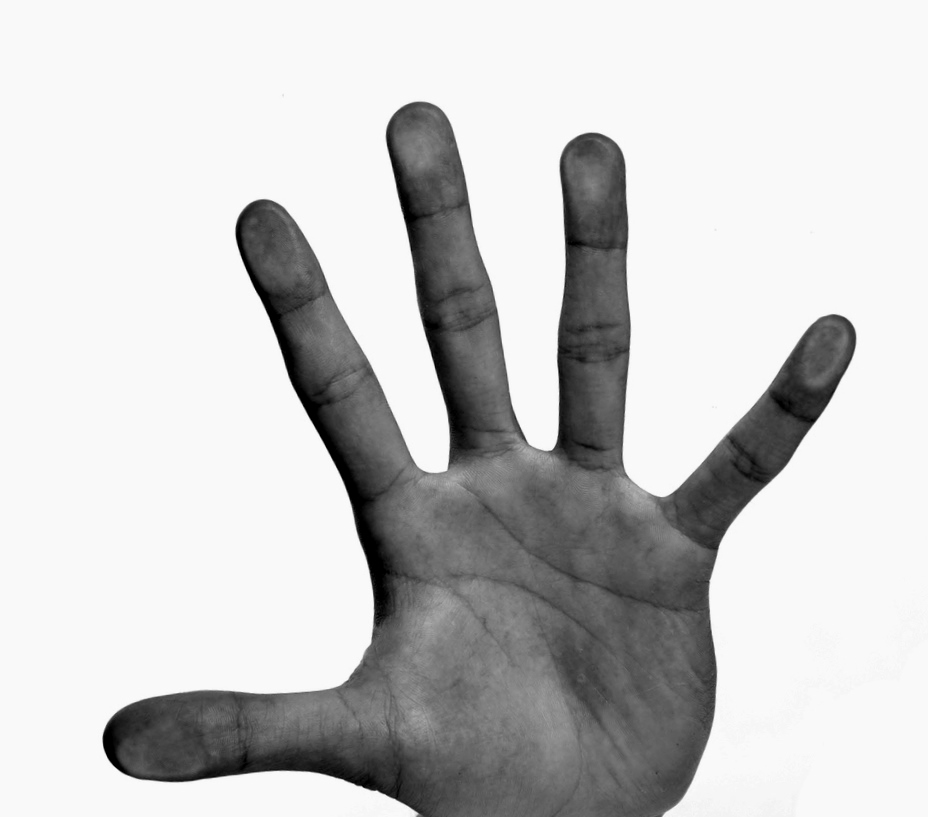
//> input picture Vis.Ass05.HandDetection/src/hands.jpg, 928 x 817 px
$ ./main_bilal   (built with g++ and OpenCV 4)
//> lines starting //> are read from the running program, lines starting //| are printed output that depends on the picture; after the words box and inside, x2 and y2 are one past the last pixel; in counts of white or black regions, pixels touching at a corner belong together
#include "opencv2/opencv.hpp"
#include "opencv2/imgproc.hpp"
#include "opencv2/highgui.hpp"
#include <iostream>

using namespace std;
using namespace cv;

int H_MIN = 110;
int H_MAX = 125;
int S_MIN = 100;
int S_MAX = 255;
int V_MIN = 100;
int V_MAX = 255;
//max number of objects to be detected in frame
const int MAX_NUM_OBJECTS=50;
//some boolean variables for different functionality within this

bool useMorphOps = true;
//names that will appear at the top of each window
const string windowName = "Original Image";
const string windowName1 = "HSV Image";
const string windowName2 = "Thresholded Image";
const string trackbarWindowName = "Trackbars";
Mat src;
//matrix storage for HSV image
Mat HSV;
//matrix storage for binary threshold image
Mat thresh_hold;

//Functions
void on_trackbar(int, void*);
string intToString(int number);
void createTrackbars();
void drawObject(int x, int y,Mat &frame);
void morphOps(Mat &thresh);
void processThreshold(Mat &thresh);
void findBiggestContour();

void processThreshold(Mat &HSV, Mat &thresh, Scalar H_min, Scalar H_max, bool use_morphs)
{
	//filter HSV image between values and store filtered image to
	//threshold matrix
	inRange(HSV, H_min, H_max, thresh);
	//perform morphological operations on thresholded image to eliminate noise
	//and emphasize the filtered object(s)

	if(use_morphs)
	{
		morphOps(thresh);
	}
}

int main(int argc, char *argv[])
{
	if(argc > 1)
	{
		src = imread(argv[1]);
	}
	else
	{
		src = imread("hands.jpg");
//> src is the input picture: 817 rows x 928 cols, CV_8UC3; min 0, max 253, mean 201.6
	}

	//createTrackbars();

	cvtColor(src,HSV,COLOR_BGR2HSV);
//> HSV: 817 rows x 928 cols, CV_8UC3; mean H, S, V 0, 0, 201.6

	processThreshold(HSV, thresh_hold, Scalar(0,0,0), Scalar(0,0,219), true);
//> in processThreshold, `inRange(HSV, H_min, H_max, thresh);`:
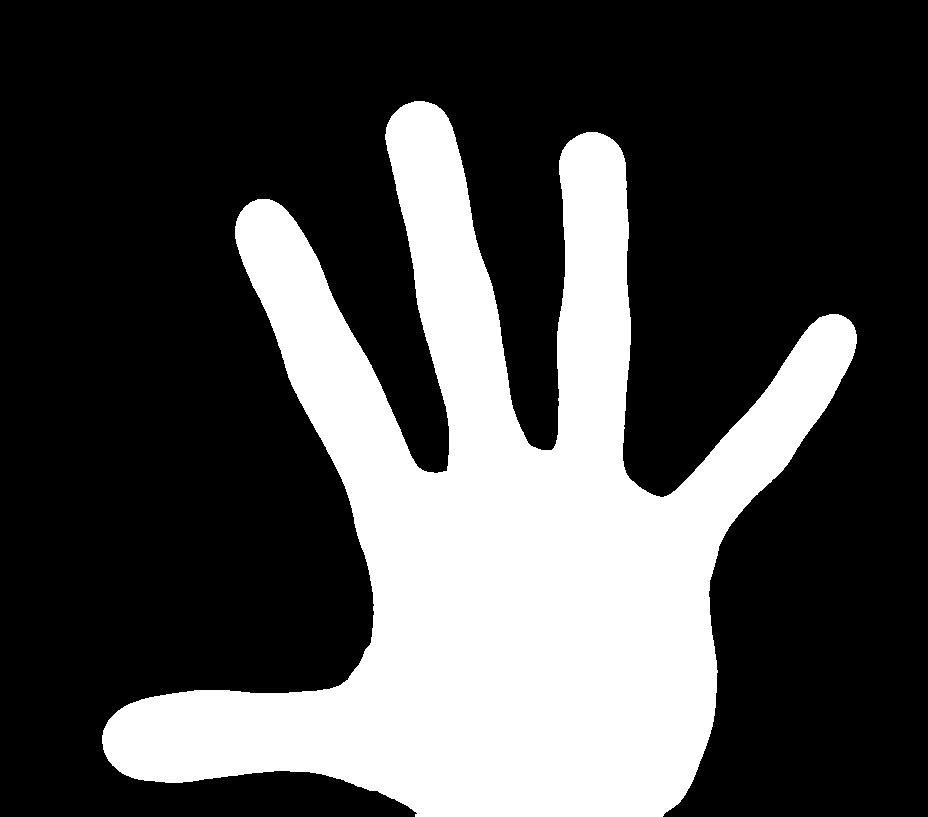
//> thresh: 817 rows x 928 cols, CV_8UC1; 29.4% white; 1 white region, box (x1, y1, x2, y2) and area: (102, 101, 857, 817) 222948

	findBiggestContour();

	namedWindow(windowName, CV_WINDOW_NORMAL);
	imshow(windowName,src);

	namedWindow(windowName2, CV_WINDOW_NORMAL);
	namedWindow(windowName1, CV_WINDOW_NORMAL);

	imshow(windowName2,thresh_hold);
	imshow(windowName1,HSV);

	waitKey(0);
	return 0;
}

// [45 lines left out: functions on_trackbar, intToString, createTrackbars, not called in this run]

void morphOps(Mat &thresh)
{
	//create structuring element that will be used to "dilate" and "erode" image.
	//the element chosen here is a 3px by 3px rectangle

	Mat erodeElement = getStructuringElement( MORPH_RECT,Size(3,3));
    //dilate with larger element so make sure object is nicely visible
	Mat dilateElement = getStructuringElement( MORPH_RECT,Size(8,8));

	erode(thresh,thresh,erodeElement);
	erode(thresh,thresh,erodeElement);

	dilate(thresh,thresh,dilateElement);
	dilate(thresh,thresh,dilateElement);
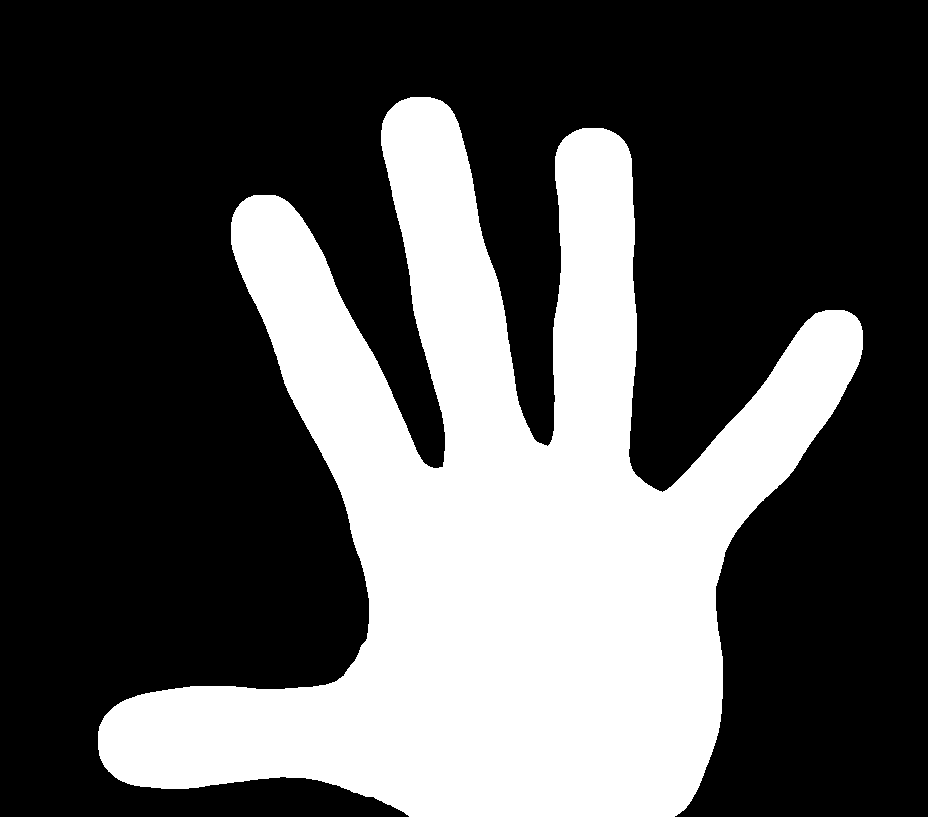
//> thresh: 817 rows x 928 cols, CV_8UC1; 32.5% white; 1 white region
}

void findBiggestContour()
{
	int largest_area=0;
	int largest_contour_index=0;
	Rect bounding_rect;

	vector<vector<Point>> contours; // Vector for storing contour
    vector<Vec4i> hierarchy;

	findContours(thresh_hold, contours, hierarchy,CV_RETR_CCOMP, CV_CHAIN_APPROX_SIMPLE ); // Find the contours in the image
//> contours = 1 contour; box (x1, y1, x2, y2) and area: (98, 97, 863, 817) 244423

	for( int i = 0; i< contours.size(); i++ ) // iterate through each contour.
	{
		double a = contourArea( contours[i],false);  //  Find the area of contour
		if(a > largest_area)
		{
			largest_area = a;
			largest_contour_index = i;                //Store the index of largest contour
			bounding_rect = boundingRect(contours[i]); // Find the bounding rectangle for biggest contour
		}
	}
//> this loop made 1 pass
//> (a, largest_area, bounding_rect) on pass 1: (244423, 244423, Rect(98, 97, 765, 720))
//> after the loop, largest_area = 244423; largest_contour_index = 0

	Scalar color1(0,255,0);
	drawContours( src, contours, largest_contour_index, color1, 4, 8, hierarchy, 0, Point() );

	//Finding and drawing the convexity hull

	/// Find the convex hull object for each contour and convexitydefects
	vector<vector<Point>> hull(contours.size());
//> hull = 1 empty contours
	vector<int> hullI;
	//vector<vector<Vec4i>> defects(contours.size());
	vector<Vec4i> defects;

	//cout << "largest_contour_index: " << largest_contour_index << ", hull.size: " << hull.size()
		//<< ", contours.size: " << contours.size() << endl;
	convexHull( Mat(contours[largest_contour_index]), hull[largest_contour_index], false );
//> hull = 1 contour; box (x1, y1, x2, y2) and area: (98, 97, 863, 817) 407968
	convexHull( Mat(contours[largest_contour_index]), hullI, false );
//> hullI = 50 values, max 1561 at index 0, min 0 at index 49, mean 850.4

	if(hullI.size() > 3 )
	{
		convexityDefects(contours[largest_contour_index], hullI, defects);
//> defects = 43 items, first 8: [0, 6, 1, 162], [6, 8, 7, 114], [8, 396, 157, 85027], [396, 398, 397, 154], [399, 401, 400, 154], [401, 407, 402, 114], [407, 409, 408, 162], [409, 771, 672, 60684]
	}
	Scalar color2(255,0,128);
	drawContours( src, hull, largest_contour_index, color2, 4, 8, vector<Vec4i>(), 0, Point() );
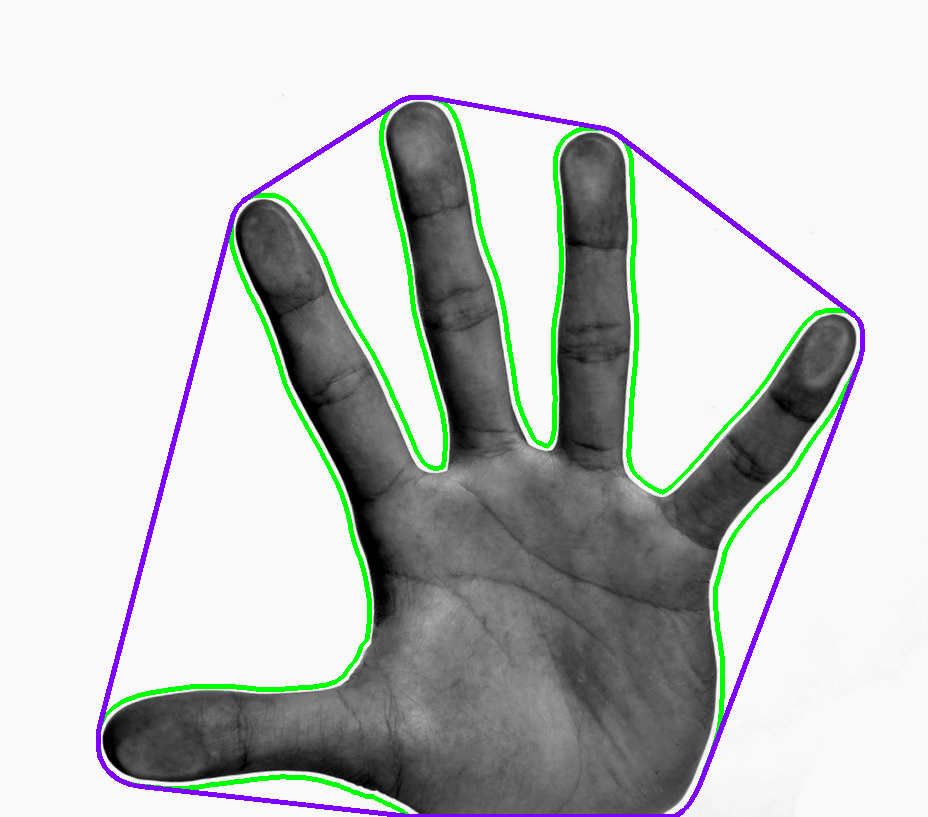
//> src: 817 rows x 928 cols, CV_8UC3; mean B, G, R 196.6, 198.1, 194.7
	cout << "convexity defects.size: " << defects.size() << endl;
//| convexity defects.size: 43


	for(int j=0; j < defects.size(); ++j)
	{
		const Vec4i& v = defects[j];
		float depth = v[3] / 256;
		if (depth > 10) //  filter defects by depth
		{
			int startidx = v[0]; Point ptStart(contours[largest_contour_index][startidx]);
			int endidx = v[1]; Point ptEnd(contours[largest_contour_index][endidx]);
			int faridx = v[2]; Point ptFar(contours[largest_contour_index][faridx]);

			line(src, ptStart, ptEnd, Scalar(255, 255, 0), 2);
			circle(src, ptEnd, 4, Scalar(128, 0, 128), 3);
			line(src, ptStart, ptFar, Scalar(255, 255, 0), 2);
			line(src, ptEnd, ptFar, Scalar(255, 255, 0), 2);
			circle(src, ptFar, 4, Scalar(0, 255, 255), 3);
		}
	}
//> this loop made 43 passes
//> (v, depth, startidx, ptStart, endidx, ptEnd, faridx, ptFar) on passes 3, 8, 21, 31, 39, 43: ([8, 396, 157, 85027], 332, 8, Point(399, 101), 396, Point(246, 198), 157, Point(442, 467)), ([409, 771, 672, 60684], 237, 409, Point(232, 217), 771, Point(99, 726), 672, Point(367, 638)), ([806, 898, 837, 6972], 27, 806, Point(140, 786), 898, Point(409, 816), 837, Point(305, 777)), ([942, 1123, 1003, 15127], 59, 942, Point(708, 762), 1123, Point(858, 364), 1003, Point(724, 552)), ([1141, 1300, 1239, 66644], 260, 1141, Point(854, 315), 1300, Point(618, 135), 1239, Point(645, 483)), ([1312, 1561, 1380, 82660], 322, 1312, Point(603, 128), 1561, Point(430, 97), 1380, Point(547, 446))
//> (v, depth) on passes 1, 2, 4, 5, 6, 7: ([0, 6, 1, 162], 0), ([6, 8, 7, 114], 0), ([396, 398, 397, 154], 0), ([399, 401, 400, 154], 0), ([401, 407, 402, 114], 0), ([407, 409, 408, 162], 0)
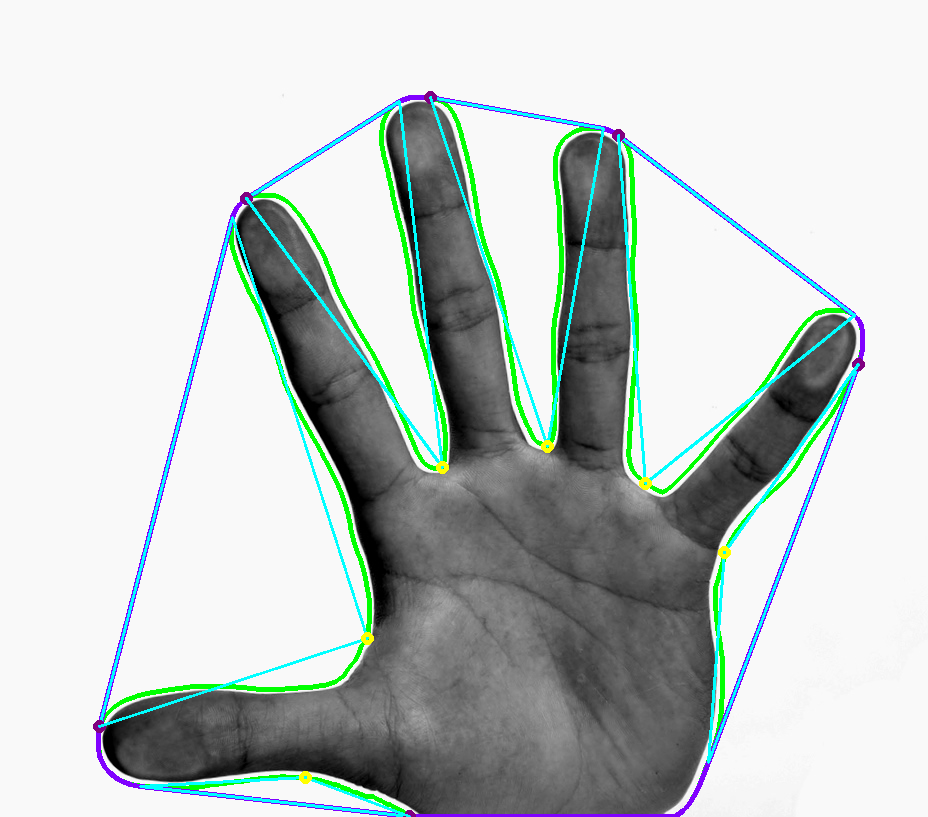
//> src: 817 rows x 928 cols, CV_8UC3; 2.21% of pixels changed, all inside (x1, y1, x2, y2) = (93, 91, 865, 817)
//> in main, `imshow(windowName1,HSV);`:
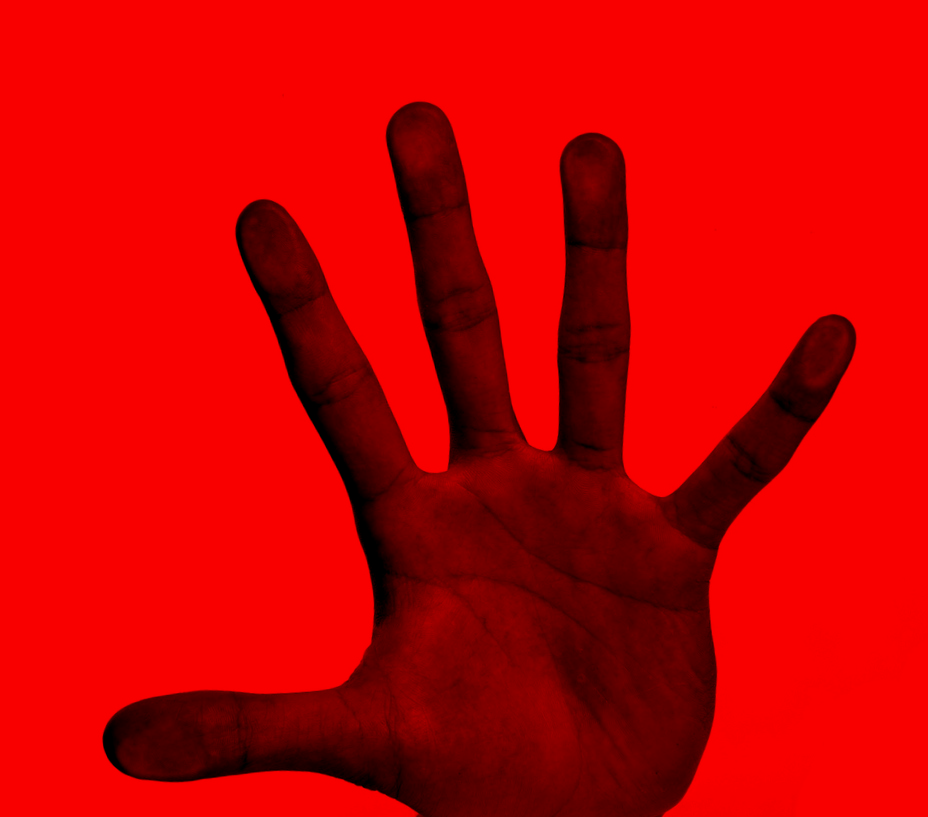
//> window 'HSV Image': 817 rows x 928 cols, CV_8UC3; mean B, G, R 0, 0, 201.6

}
